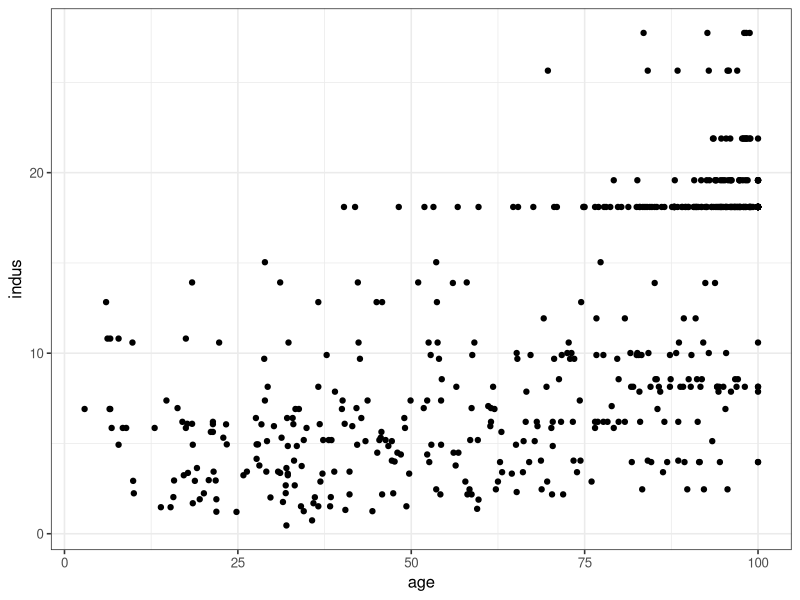
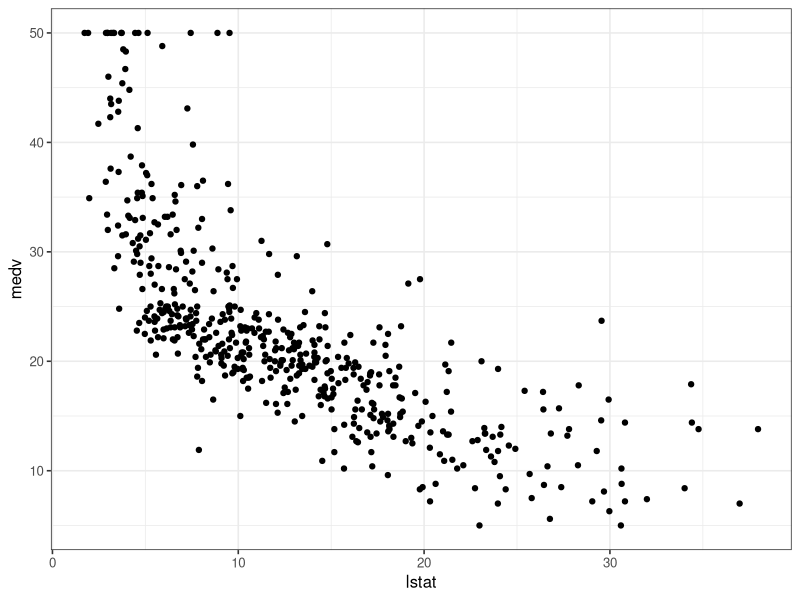
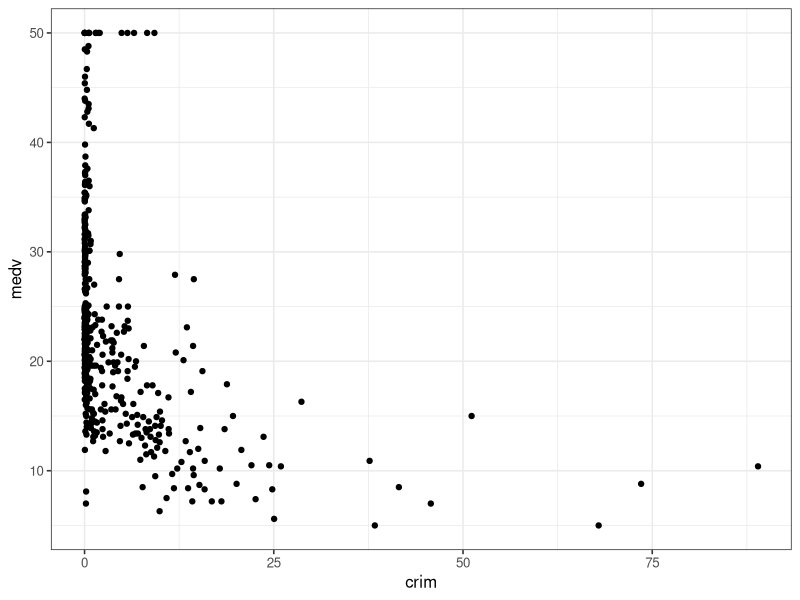
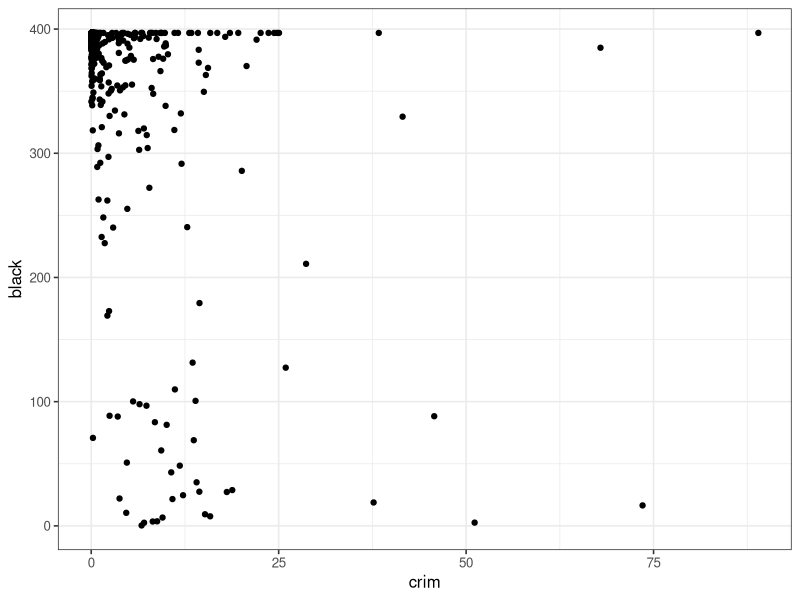
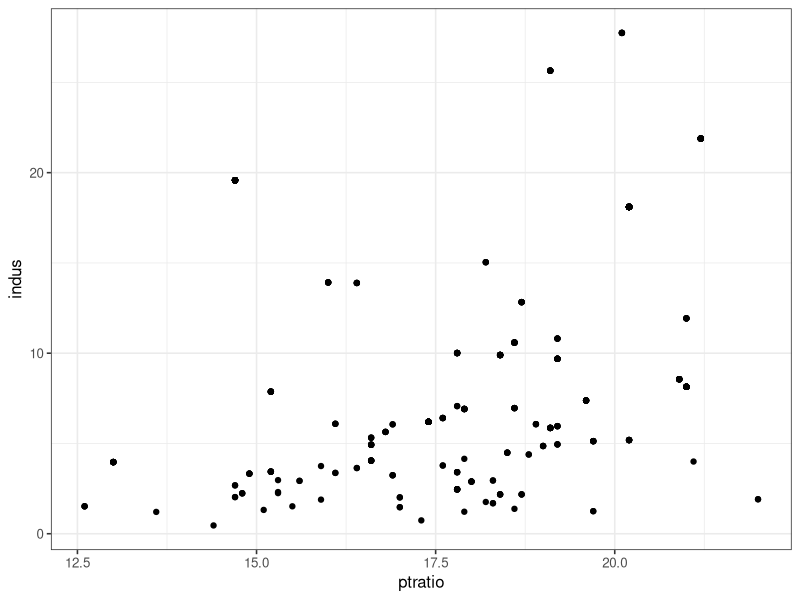
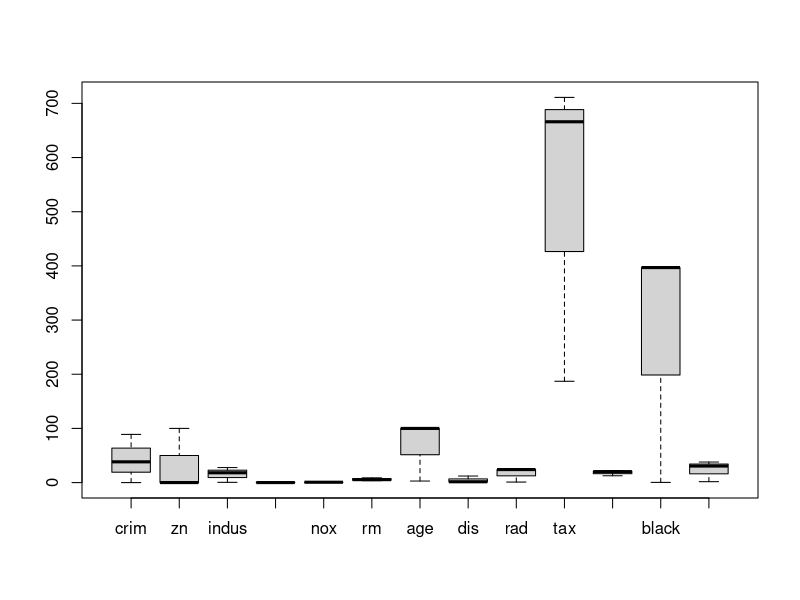

R code for these plots, in order:
## ---- chunk 1
library(MASS)
library(knitr)
opts_chunk$set(fig.align="center", fig.height=3, fig.width=4)
library(ggplot2)
theme_set(theme_bw(base_size=12))
library(dplyr)
## ---- chunk 2
ggplot(Boston, aes(x = age, y = indus)) + geom_point()
ggplot(Boston, aes(x = lstat, y = medv)) + geom_point()
## ---- chunk 3
ggplot(Boston, aes(x = crim, y = medv)) + geom_point()
## ---- chunk 4
ggplot(Boston, aes(x = crim, y = black)) + geom_point()
Boston %>% arrange(desc(crim)) -> boston.crime
slice(boston.crime, 1:10)

ggplot(Boston, aes(x = ptratio, y = indus)) + geom_point()
Boston %>% arrange(desc(ptratio)) -> boston.ptratio
slice(boston.ptratio, 1:10)
## ---- chunk 5
Boston %>% filter(chas == 1) %>% nrow()
## ---- chunk 6
Boston %>% summarize(median.ptr = median(ptratio))
## ---- chunk 7
Boston %>% arrange(medv) %>% slice(1) -> boston.lowest.median
boston.lowest.median
boston.lowest.median <- boston.lowest.median[, -14]
crim <- c(range(Boston$crim)[1], range(Boston$crim)[2])
zn <- c(range(Boston$zn)[1], range(Boston$zn)[2])
indus <- c(range(Boston$indus)[1], range(Boston$indus)[2])
chas <- c(range(Boston$chas)[1], range(Boston$chas)[2])
nox <- c(range(Boston$nox)[1], range(Boston$nox)[2])
rm <- c(range(Boston$rm)[1], range(Boston$rm)[2])
age <- c(range(Boston$age)[1], range(Boston$age)[2])
dis <- c(range(Boston$dis)[1], range(Boston$dis)[2])
rad <- c(range(Boston$rad)[1], range(Boston$rad)[2])
tax <- c(range(Boston$tax)[1], range(Boston$tax)[2])
ptratio <- c(range(Boston$ptratio)[1], range(Boston$ptratio)[2])
black <- c(range(Boston$black)[1], range(Boston$black)[2])
lstat <- c(range(Boston$lstat)[1], range(Boston$lstat)[2])
frames <- data.frame(crim, zn, indus, chas, nox, rm, age, dis, rad, tax, ptratio, black, lstat)
framed <- rbind(boston.lowest.median, frames)
boxplot(framed, range = 1.5)
## ---- chunk 8
Boston %>% filter(rm >= 8) %>% nrow()
